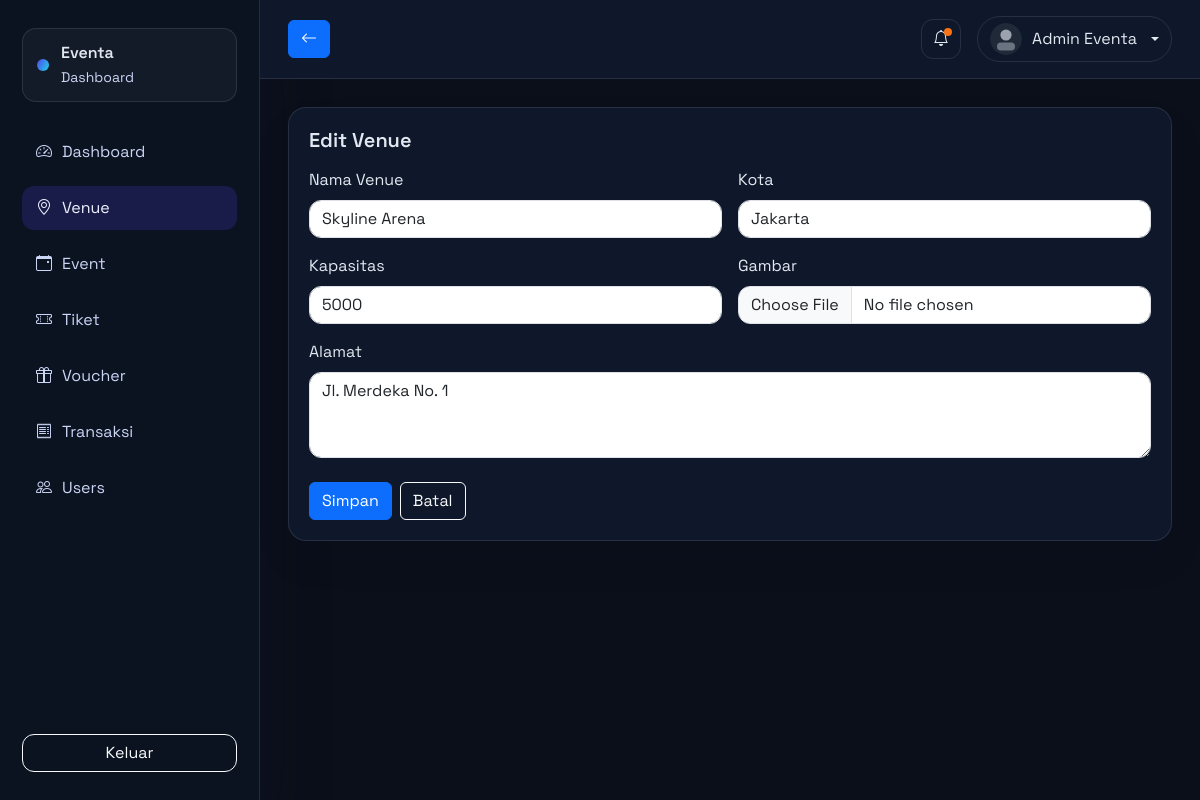
Page /admin/venue_form.php?id=1 (signed in) on the committed database.
### tables this page shows
CREATE TABLE venue (
    id_venue INT AUTO_INCREMENT PRIMARY KEY,
    nama_venue VARCHAR(150) NOT NULL,
    alamat TEXT,
    kota VARCHAR(100),
    kapasitas INT,
    gambar_venue VARCHAR(255),
    created_at TIMESTAMP DEFAULT CURRENT_TIMESTAMP
);

### config/helpers.php (called while the page is built, shortened)
<?php
function base_url(string $path = ''): string
{
    $url = rtrim(BASE_URL, '/') . '/' . ltrim($path, '/');
    return str_replace(' ', '%20', $url);
}
function e($value): string
{
    return htmlspecialchars((string)$value, ENT_QUOTES, 'UTF-8');
}

### admin/venue_form.php (the view, shortened to what this page needs)
<?php
require_once __DIR__ . '/../components/admin_header.php';
$id = (int)($_GET['id'] ?? 0);
$venue = null;
if ($id > 0) {
    $stmt = $pdo->prepare("SELECT * FROM venue WHERE id_venue = :id");
    $stmt->execute(['id' => $id]);
    $venue = $stmt->fetch();
}
?>
<div class="card-glass">
  <h5 class="fw-semibold mb-3"><?php echo $id > 0 ? 'Edit Venue' : 'Tambah Venue'; ?></h5>
  <form method="post" enctype="multipart/form-data">
    <div class="row g-3">
      <div class="col-md-6">
        <label class="form-label">Nama Venue</label>
        <input type="text" class="form-control" name="nama_venue" value="<?php echo e($venue['nama_venue'] ?? ''); ?>" required>
      </div>
      <div class="col-md-6">
        <label class="form-label">Kota</label>
        <input type="text" class="form-control" name="kota" value="<?php echo e($venue['kota'] ?? ''); ?>" required>
      </div>
      <div class="col-md-6">
        <label class="form-label">Kapasitas</label>
        <input type="number" class="form-control" name="kapasitas" value="<?php echo e($venue['kapasitas'] ?? ''); ?>">
      </div>
      <div class="col-md-6">
        <label class="form-label">Gambar</label>
        <input type="file" class="form-control" name="gambar_venue" accept="image/*">
      </div>
      <div class="col-12">
        <label class="form-label">Alamat</label>
        <textarea class="form-control" name="alamat" rows="3"><?php echo e($venue['alamat'] ?? ''); ?></textarea>
      </div>
    </div>
    <div class="mt-4 d-flex gap-2">
      <button class="btn btn-primary" type="submit">Simpan</button>
      <a class="btn btn-outline-light" href="<?php echo base_url('admin/venues.php'); ?>">Batal</a>
    </div>
  </form>
</div>
<?php require_once __DIR__ . '/../components/admin_footer.php'; ?>

### assets/css/dashboard.css (style rules this page uses)
:root { --dash-bg: #0b0f1a; --dash-card: #101827; --dash-border: rgba(148, 163, 184, 0.18); --dash-text: #e2e8f0; --dash-muted: #94a3b8; --dash-primary: #4f46e5; --dash-accent: #22d3ee; }
.dashboard-body { font-family: "Space Grotesk", "Sora", system-ui, sans-serif; background: #f5f7fb; color: #1f2937; }
.dashboard-body.admin-theme { background: var(--dash-bg); color: var(--dash-text); }
.card-glass { background: white; border: 1px solid var(--dash-border); border-radius: 18px; padding: 20px; box-shadow: 0 20px 40px rgba(15, 23, 42, 0.06); }
.dashboard-body.admin-theme .card-glass { background: #0f172a; color: var(--dash-text); }
.form-control, .form-select { border-radius: 12px; }

### rows in the picture
venue: nama_venue "Skyline Arena", kota "Jakarta", kapasitas "5000", alamat "Jl. Merdeka No. 1"

### other values in the picture
$user['nama'] "Admin Eventa"
